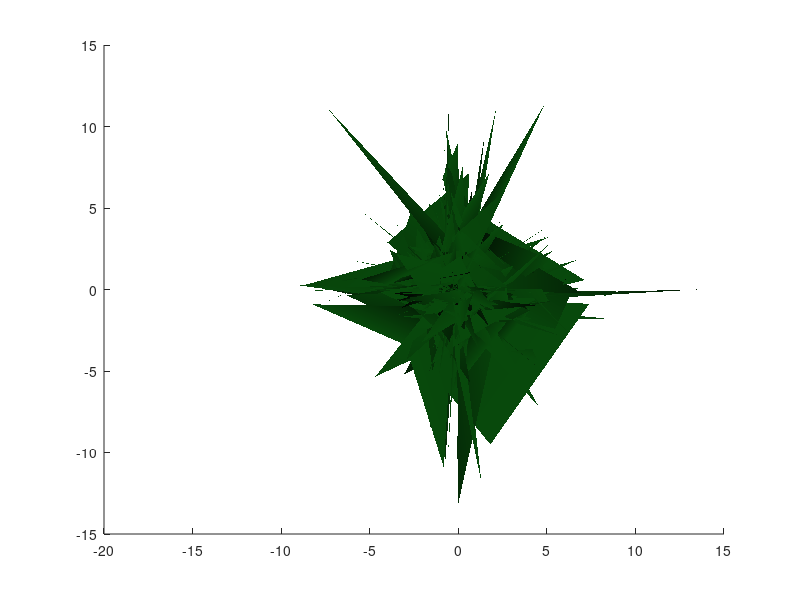

The MATLAB script that drew this image: (Note: this script raises an error after producing the figure.)
% Example of Figure Rotator
%
% This scipt demonstrates how a FigureRotator can be applied to a figure,
% enabling a user to move around a target easily in 3D space. Only one line
% is necessary (37) to apply the FigureRotator, and it works despite that
% the figure is constantly being updated.
% 
% Additional examples can be found by typing 'help FigureRotator' at the
% command line.
%
% Tucker McClure
% Copyright 2012, The MathWorks, Inc.

% Create the figure.
figure(2)
clf();

% Draw some stuff.
n = 1000;
vertices = sign(randn(3*n, 3)).*randn(3*n, 3).^2;
faces    = reshape(1:3*n, n, 3);
colors   = (1-rand(3*n, 1).^5) * rand(1, 3);
h = patch('Vertices',        vertices, ...
          'Faces',           faces, ...
          'FaceVertexCData', colors);
      
% Set up shading and lighting.
shading interp;
set(1, 'Color', 'w');
set(gca, 'Position', [0 0 1 1], 'Projection', 'Perspective');
axis off;
camlight headlight;
lighting gouraud;

% Make it interesting to look out while we move around.
x1 = randn(3*n, 3);
x2 = randn(3*n, 3);
x3 = 1-rand(3*n, 3).^2;
f1 = rand(3*n, 3);

% Let the user stop the animation by pressing escape.
stop = false;
stop_fcn = @(~, k) assignin('base', 'stop', strcmp(k.Key, 'escape'));

% Apply the FigureRotator. Any inputs beyond the current axes are optional
% and are passed directly to the axes object.
f = FigureRotator(gca, 'CameraTarget',    [0 0 0], ...
                       'CameraPosition',  [12 12 12], ...
                       'CameraViewAngle', 60);
                   
% The FigureRotator will listen for key strokes to see if the user pressed 
% 'r' reset the veiw. We'd like to listen for 'escape'. So, attach a 
% callback to the FigureRotator. This will still get called whenever the
% user presses a key in the relevant figure.
f.AttachCallback('KeyPressFcn', stop_fcn);

h_text = text(10, 10, 10, 'Press Escape to Stop Animation', ...
              'HorizontalAlignment', 'center', ...
              'Color', 'w');

% Loop forever.
tic();
while ~stop && ishandle(1)
    
    t = toc();
    if t > 3 && ishandle(h_text), delete(h_text); end % Delete the text.
    
    vertices = vertices + 0.003*(sin(0.5*t)*x1 + 0.6*sin(0.7*t)*x2);
    a1 = 0.75 + 0.25*sin(0.52*pi*t);
    a2 = 0.66 + 0.34*cos(0.56*t);
    x3 = max(min(x3 + 0.01*sin(f1*t), 1), 0);
    set(h, 'Vertices', vertices, ...
           'FaceVertexCData', a1*(a2.*colors + (1-a2)*x3));
    drawnow();
end
